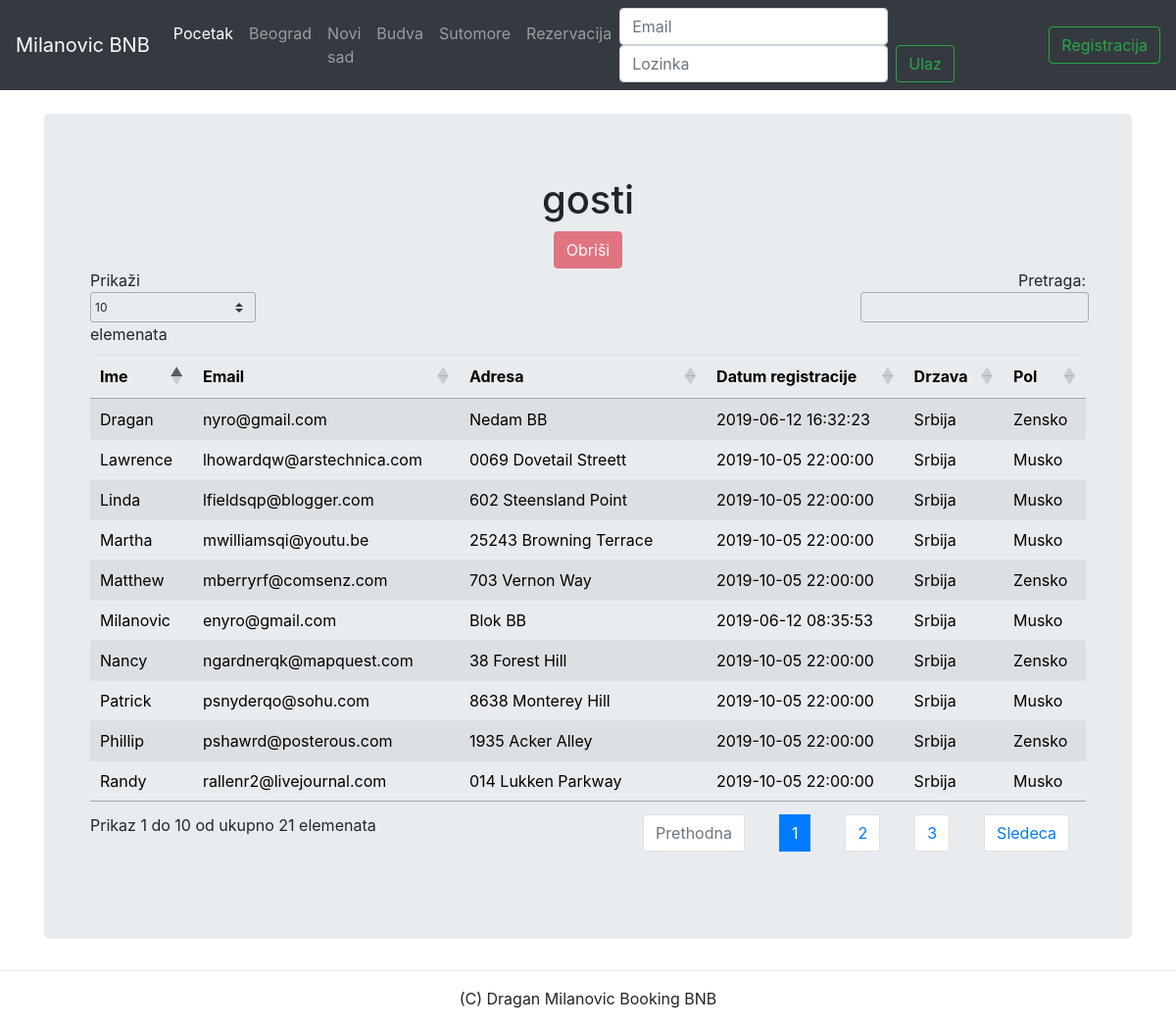
/kupci.php, run on the app's committed database.
### tables this page shows
CREATE TABLE IF NOT EXISTS `grad` (
  `id` int(11) NOT NULL AUTO_INCREMENT,
  `naziv` text NOT NULL,
  `br_prodatih` int(11) NOT NULL,
  `broj_stanje` int(11) NOT NULL,
  `drzava` int(11) NOT NULL,
  PRIMARY KEY (`id`),
  UNIQUE KEY `id` (`id`),
  KEY `fk_iz_drzave` (`drzava`)
);

CREATE TABLE IF NOT EXISTS `gost` (
  `id` int(11) NOT NULL AUTO_INCREMENT,
  `ime` varchar(30) DEFAULT NULL,
  `adresa` varchar(128) DEFAULT NULL,
  `email` text DEFAULT NULL,
  `lozinka` varchar(16) DEFAULT NULL,
  `datum_registracije` timestamp NULL DEFAULT current_timestamp(),
  `pol` int(11) DEFAULT NULL COMMENT '1-musko, 0-zensko',
  `nivo` int(11) NOT NULL DEFAULT 0,
  `drzava` int(11) DEFAULT 1,
  PRIMARY KEY (`id`),
  UNIQUE KEY `id` (`id`),
  UNIQUE KEY `emailJedinstven` (`email`) USING HASH,
  KEY `fk_drzava_porekla` (`drzava`)
);

CREATE TABLE IF NOT EXISTS `drzava` (
  `id` int(11) NOT NULL AUTO_INCREMENT,
  `geoSirina` decimal(7,5) NOT NULL,
  `geoDuzina` decimal(7,5) NOT NULL,
  `naziv` varchar(250) NOT NULL,
  PRIMARY KEY (`id`)
);

### model/db.php (called while the page is built, shortened)
<?php
class MySQL_I_Connection implements IConnection{
    private $link;
    public function __construct() {
        $this->link = null;
    }
    public function query($query) {
        return $this->link->query($query);
    }
    public function open() {
        $this->link = new mysqli('localhost', 'root', '', 'enyro');
        mysqli_set_charset($this->link,"utf8");
	   return true;
    }
}
function getConnection(){
	return new MySQL_I_Connection();
}
?>

### model/grad.php (called while the page is built, shortened)
<?php
require_once 'db.php';
class grad
{
    public static function dajGradove(){
        $con = getConnection();
        $con->open();
        if (!$r = $con->query("SELECT * FROM grad ")) {
            $con->close();
            return false;
        } else {
            return $r;
        }
    }
}

### model/gost.php (called while the page is built, shortened)
<?php
require_once 'db.php';
class gost {
    public static function dajSve() {
        $con = getConnection();
        $con->open();
        if (!$r = $con->query("SELECT gost.id as gost_id, gost.*, drzava.* FROM gost JOIN drzava ON gost.drzava = drzava.id")) {
            $con->close();
            return false;
        } else {
            return $r;
        }
    }
}
?>

### kupci.php (the view, shortened to what this page needs)
<?php require 'header.php'; ?>
<div class="container">
    <div class="page-header text-center">
        <h1>gosti</h1>
        <button id="btnDeleteRow" class="btn btn-danger">Obriši</button>
    </div>
                <table id="gosti" class="table table-striped" width="100%">
                    <thead>
                        <tr>
                            <th>Ime</th>
                            <th>Email</th>
                            <th>Adresa</th>
                            <th>Datum registracije</th>
                            <th>Drzava</th>
                            <th>Pol</th>
                        </tr>
                    </thead>
                    <tbody>
                        <?php
                        $osobe = gost::dajSve();
                        while ($red = mysqli_fetch_array($osobe)) {
                            ?>
                            <tr id="<?php echo $red['gost_id']; ?>" class = "warning">
                                <td ><?php echo $red['ime']; ?></td>
                                <td ><?php echo $red['email']; ?></td>
                                <td ><?php echo $red['adresa']; ?></td>
                                <td ><?php echo $red['datum_registracije']; ?></td>
                                <td ><?php echo $red['naziv']; ?></td>
                                <td ><?php
                                    switch ($red['pol']) {
                                        case 1:
                                            echo 'Musko';
                                            break;
                                        case 0:
                                            echo 'Zensko';
                                            break;
                                    }
                                    ?></td>
                            </tr>
        <?php
    }
    ?>
                    </tbody>
                </table>
</div>
<?php require 'footer.php'; ?>

### header.php (shortened to what this page needs)
<!doctype html>
    <html lang="en">
    <head>
        <link href="https://getbootstrap.com/docs/4.3/dist/css/bootstrap.min.css" rel="stylesheet">
        <?php require_once 'model/gost.php'; ?>
        <?php require_once 'model/grad.php'; ?>
        <link rel="stylesheet" type="text/css" href="https://cdn.datatables.net/1.10.19/css/jquery.dataTables.min.css">
        <link rel="stylesheet" href="https://cdnjs.cloudflare.com/ajax/libs/twitter-bootstrap/4.1.3/css/bootstrap.css">
        <link href="https://getbootstrap.com/docs/4.3/examples/navbar-static/navbar-top.css" rel="stylesheet">
    </head>
    <body>
    <?php require 'menu.php'; ?>
    <main role="main" class="container">
        <div class="jumbotron">

### menu.php (shortened to what this page needs)
<nav class="navbar navbar-expand-md navbar-dark bg-dark mb-4">
    <a class="navbar-brand" href="index.php">Milanovic BNB</a>
    <div class="collapse navbar-collapse" id="navbarCollapse">
        <ul class="navbar-nav mr-auto">
            <li class="nav-item active">
                <a class="nav-link" href="index.php">Pocetak <span class="sr-only">(current)</span></a>
            </li>
                <?php
                $gradovi = grad::dajGradove();
                while($grad = $gradovi->fetch_object()) { ?>
                    <li class="nav-item">
                        <a class="nav-link" href="apartmani_gradovi.php?id=<?php echo $grad->id; ?>"> <?php echo $grad->naziv; ?> </a>
                    </li>
                <?php } ?>
                <li class="nav-item">
                    <a class="nav-link" href="rezervacija.php">Rezervacija</a>
                </li>
            <?php if(isSet($_SESSION['email'])) { ?>
                <li class="nav-item">
                    <a class="nav-link" href="rezervacije.php">Moje rezervacije</a>
                </li>
                <?php if($_SESSION['nivo'] > 0) { ?>
                    <li class="nav-item dropdown">
                        <a class="nav-link dropdown-toggle" href="#" id="dropdown01" data-toggle="dropdown" aria-haspopup="true" aria-expanded="false">Administracija</a>
                        <div class="dropdown-menu" aria-labelledby="dropdown01">
                            <a class="dropdown-item" href="apartmani.php">apartmani</a>
                            <a class="dropdown-item" href="rezervacije.php">rezervacije</a>
                            <a class="dropdown-item" href="gosti.php">gosti</a>
                            <a class="dropdown-item" href="drzave.php">Drzave</a>
                            <a class="dropdown-item" href="statistika_apartmani.php">Stanje rezervacija</a>
                            <a class="dropdown-item" href="statistika_gosti.php">Mapa gosta</a>
                        </div>
                    </li>
                <?php } ?>
                <li class="nav-item">
                    <a class="nav-link"  href="controller/logout">Logout</a>
                </li>
            <?php } else { ?>
        </ul>
                <form class="form-inline mt-2 mt-md-0" action="controller/logovanje" method="post" >
                    <input class="form-control mr-sm-2" type="email" placeholder="Email" name="email" aria-label="Email" required>
                    <input class="form-control mr-sm-2" type="password" placeholder="Lozinka" name="password" aria-label="Lozinka" required>
                    <input class="btn btn-outline-success my-2 my-sm-0" type="submit" value="Ulaz">
                </form>
        <a href="registracija.php" class="btn btn-outline-success my-2 my-sm-0">Registracija</a>
            <?php } ?>
    </div>
</nav>

### footer.php
</div>
</main>
</body>
<hr>
<p style="text-align: center"> (C) Dragan Milanovic Booking BNB</p>
</html>

### header.php (style rules this page uses)
tr { color: black; }

### data on the page
grad: naziv "Beograd"
grad: naziv "Novi sad"
grad: naziv "Budva"
grad: naziv "Sutomore"
gost: ime "Martha", email "mwilliamsqi@youtu.be", adresa "25243 Browning Terrace", datum_registracije "2019-10-05 22:00:00", drzava.naziv "Srbija", pol "Musko"
gost: ime "Nancy", email "ngardnerqk@mapquest.com", adresa "38 Forest Hill", datum_registracije "2019-10-05 22:00:00", drzava.naziv "Srbija", pol "Zensko"
gost: ime "Patrick", email "psnyderqo@sohu.com", adresa "8638 Monterey Hill", datum_registracije "2019-10-05 22:00:00", drzava.naziv "Srbija", pol "Musko"
gost: ime "Linda", email "lfieldsqp@blogger.com", adresa "602 Steensland Point", datum_registracije "2019-10-05 22:00:00", drzava.naziv "Srbija", pol "Musko"
gost: ime "Lawrence", email "lhowardqw@arstechnica.com", adresa "0069 Dovetail Streett", datum_registracije "2019-10-05 22:00:00", drzava.naziv "Srbija", pol "Musko"
gost: ime "Randy", email "rallenr2@livejournal.com", adresa "014 Lukken Parkway", datum_registracije "2019-10-05 22:00:00", drzava.naziv "Srbija", pol "Musko"
gost: ime "Phillip", email "pshawrd@posterous.com", adresa "1935 Acker Alley", datum_registracije "2019-10-05 22:00:00", drzava.naziv "Srbija", pol "Zensko"
gost: ime "Matthew", email "mberryrf@comsenz.com", adresa "703 Vernon Way", datum_registracije "2019-10-05 22:00:00", drzava.naziv "Srbija", pol "Zensko"
gost: ime "Milanovic", email "enyro@gmail.com", adresa "Blok BB", datum_registracije "2019-06-12 08:35:53", drzava.naziv "Srbija", pol "Musko"
gost: ime "Dragan", email "nyro@gmail.com", adresa "Nedam BB", datum_registracije "2019-06-12 16:32:23", drzava.naziv "Srbija", pol "Zensko"
